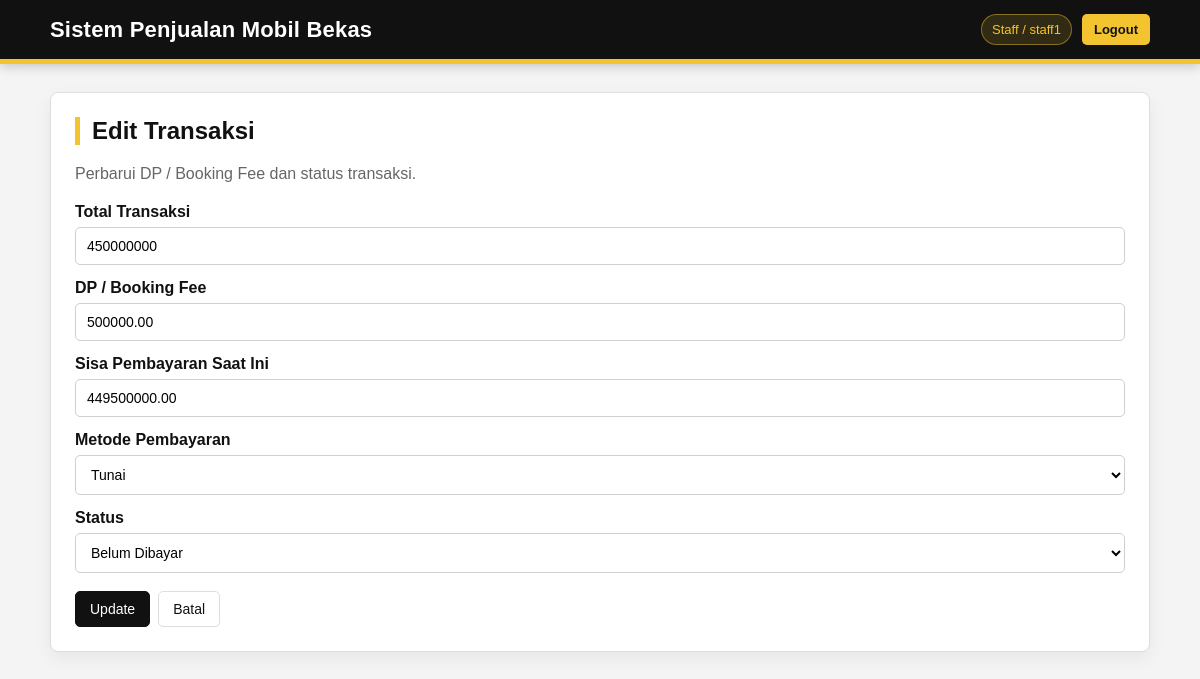
The app's page /transaksi/edit.php?id=1 (signed in) with its own data.
### tables this page shows
CREATE TABLE `transaksi` (
  `id_transaksi` int(11) NOT NULL,
  `id_pemesanan` int(11) DEFAULT NULL,
  `total` float DEFAULT NULL,
  `metode_pembayaran` enum('Tunai','Transfer') DEFAULT 'Tunai',
  `status` enum('Belum Dibayar','Lunas','Batal') DEFAULT 'Belum Dibayar',
  `booking_fee` decimal(15,2) NOT NULL DEFAULT 500000.00,
  `dp` decimal(15,2) DEFAULT NULL,
  `sisa_pembayaran` decimal(15,2) NOT NULL DEFAULT 0.00,
  `dp_booking` decimal(15,2) NOT NULL DEFAULT 500000.00
);

### transaksi/edit.php (the view, shortened to what this page needs)
<?php
include "../config.php";
$id = isset($_GET['id']) ? (int) $_GET['id'] : 0;
$q = mysqli_query($conn, "SELECT * FROM transaksi WHERE id_transaksi=$id");
$row = mysqli_fetch_assoc($q);
?>
<!DOCTYPE html>
<html lang="id">
<head>
<link rel="stylesheet" href="../assets/css/style.css">
</head>
<body>
<div class="header"><div class="inner"><h1>Sistem Penjualan Mobil Bekas</h1><div class="top-user"><?php if (isset($_SESSION['role'])) { ?><span class="user-badge"><?= htmlspecialchars($_SESSION['role']); ?><?php if (isset($_SESSION['username'])) { ?> / <?= htmlspecialchars($_SESSION['username']); ?><?php } ?></span><a class="logout-link" href="../logout.php">Logout</a><?php } ?></div></div></div>
<div class="container"><div class="card">
<h2>Edit Transaksi</h2>
<p class="subtitle">Perbarui DP / Booking Fee dan status transaksi.</p>
<form method="POST">
    <div class="form-group">
        <label>Total Transaksi</label>
        <input type="number" value="<?= htmlspecialchars($row['total']); ?>" readonly>
    </div>
    <div class="form-group">
        <label>DP / Booking Fee</label>
        <input type="number" name="dp_booking" step="0.01" min="500000" value="<?= htmlspecialchars($row['dp_booking']); ?>" required>
    </div>
    <div class="form-group">
        <label>Sisa Pembayaran Saat Ini</label>
        <input type="number" value="<?= htmlspecialchars($row['sisa_pembayaran']); ?>" readonly>
    </div>
    <div class="form-group">
        <label>Metode Pembayaran</label>
        <select name="metode_pembayaran" required>
            <option value="Tunai" <?= $row['metode_pembayaran'] == 'Tunai' ? 'selected' : ''; ?>>Tunai</option>
        </select>
    </div>
    <div class="form-group">
        <label>Status</label>
        <select name="status" required>
            <option value="Belum Dibayar" <?= $row['status'] == 'Belum Dibayar' ? 'selected' : ''; ?>>Belum Dibayar</option>
        </select>
    </div>
    <div class="form-actions">
        <button type="submit" name="submit">Update</button>
        <a class="btn btn-secondary" href="index.php">Batal</a>
    </div>
</form>
</div></div>
</body>
</html>

### assets/css/style.css (style rules this page uses)
:root { --black: #111111; --black-soft: #1c1c1c; --yellow: #f4c430; --yellow-dark: #d7a900; --yellow-soft: #fff7d6; --white: #ffffff; --gray-bg: #f4f4f4; --gray-border: #dedede; --text: #222222; --muted: #666666; --danger: #9b1c1c; }
* { box-sizing: border-box; }
body { margin: 0; font-family: Arial, Helvetica, sans-serif; background: var(--gray-bg); color: var(--text); }
a { color: var(--black); text-decoration: none; }
.header { background: var(--black); color: var(--white); padding: 14px 0; border-bottom: 5px solid var(--yellow); box-shadow: 0 3px 10px rgba(0,0,0,0.18); }
.header .inner { width: 92%; max-width: 1100px; margin: 0 auto; display: flex; align-items: center; justify-content: space-between; gap: 16px; }
.header h1 { margin: 0; font-size: 22px; font-weight: 700; letter-spacing: .2px; }
.top-user { display: flex; align-items: center; gap: 10px; font-size: 13px; color: #eeeeee; white-space: nowrap; }
.user-badge { background: rgba(244,196,48,0.14); border: 1px solid rgba(244,196,48,0.45); color: var(--yellow); padding: 7px 10px; border-radius: 999px; }
.logout-link { background: var(--yellow); color: var(--black); padding: 8px 12px; border-radius: 5px; font-weight: 700; transition: .18s ease; }
.container { width: 92%; max-width: 1100px; margin: 28px auto; }
.card { background: var(--white); border: 1px solid var(--gray-border); border-radius: 8px; padding: 24px; box-shadow: 0 6px 18px rgba(0,0,0,0.06); }
h2 { margin-top: 0; color: var(--black); border-left: 5px solid var(--yellow); padding-left: 12px; }
.subtitle { color: var(--muted); margin-top: 6px; margin-bottom: 20px; }
.btn, button { display: inline-block; padding: 9px 14px; border-radius: 5px; border: 1px solid var(--black); background: var(--black); color: var(--white); font-size: 14px; cursor: pointer; text-decoration: none; transition: .18s ease; }
.btn-secondary { background: var(--white); color: var(--black); border: 1px solid var(--gray-border); }
label { display: block; font-weight: 700; margin-bottom: 6px; color: var(--black); }
input, select, textarea { width: 100%; padding: 10px 11px; border: 1px solid #cfcfcf; border-radius: 5px; font-size: 14px; background: var(--white); transition: .18s ease; }
.form-group { margin-bottom: 14px; }
.form-actions { margin-top: 18px; display: flex; gap: 8px; flex-wrap: wrap; }

### records on screen
transaksi: total "450000000", dp_booking "500000.00", sisa_pembayaran "449500000.00", metode_pembayaran "Tunai", status "Belum Dibayar"

### other values on screen
$_SESSION['role'] "Staff"
$_SESSION['username'] "staff1"
